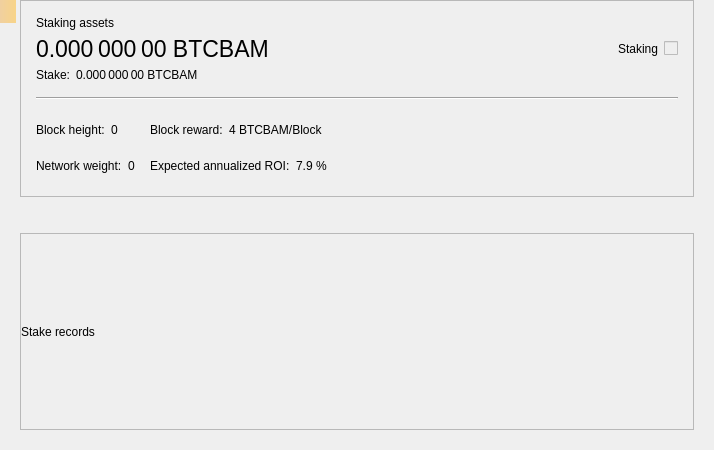
<?xml version="1.0" encoding="UTF-8"?>
<ui version="4.0">
 <class>StakePage</class>
 <widget class="QWidget" name="StakePage">
  <property name="geometry">
   <rect>
    <x>0</x>
    <y>0</y>
    <width>714</width>
    <height>450</height>
   </rect>
  </property>
  <property name="windowTitle">
   <string>Form</string>
  </property>
  <layout class="QVBoxLayout" name="verticalLayout_3">
   <property name="leftMargin">
    <number>20</number>
   </property>
   <property name="topMargin">
    <number>0</number>
   </property>
   <property name="rightMargin">
    <number>20</number>
   </property>
   <property name="bottomMargin">
    <number>20</number>
   </property>
   <item>
    <widget class="QFrame" name="frameStakeInfo">
     <property name="frameShape">
      <enum>QFrame::StyledPanel</enum>
     </property>
     <property name="frameShadow">
      <enum>QFrame::Raised</enum>
     </property>
     <layout class="QVBoxLayout" name="verticalLayout">
      <property name="spacing">
       <number>15</number>
      </property>
      <property name="leftMargin">
       <number>15</number>
      </property>
      <property name="topMargin">
       <number>15</number>
      </property>
      <property name="rightMargin">
       <number>15</number>
      </property>
      <property name="bottomMargin">
       <number>15</number>
      </property>
      <item>
       <layout class="QGridLayout" name="gridLayout_2">
        <property name="spacing">
         <number>6</number>
        </property>
        <item row="1" column="0">
         <widget class="QLabel" name="labelAssets">
          <property name="font">
           <font>
            <pointsize>17</pointsize>
           </font>
          </property>
          <property name="cursor">
           <cursorShape>IBeamCursor</cursorShape>
          </property>
          <property name="toolTip">
           <string>Your current spendable balance</string>
          </property>
          <property name="text">
           <string notr="true">0.000 000 00 BTCBAM</string>
          </property>
          <property name="alignment">
           <set>Qt::AlignLeading|Qt::AlignLeft|Qt::AlignVCenter</set>
          </property>
          <property name="textInteractionFlags">
           <set>Qt::LinksAccessibleByMouse|Qt::TextSelectableByMouse</set>
          </property>
         </widget>
        </item>
        <item row="0" column="0">
         <widget class="QLabel" name="labelAssetsText">
          <property name="text">
           <string>Staking assets</string>
          </property>
          <property name="alignment">
           <set>Qt::AlignLeading|Qt::AlignLeft|Qt::AlignVCenter</set>
          </property>
         </widget>
        </item>
        <item row="1" column="2">
         <spacer name="horizontalSpacer_2">
          <property name="orientation">
           <enum>Qt::Horizontal</enum>
          </property>
          <property name="sizeHint" stdset="0">
           <size>
            <width>40</width>
            <height>20</height>
           </size>
          </property>
         </spacer>
        </item>
        <item row="4" column="0">
         <layout class="QHBoxLayout" name="horizontalLayout_5">
          <property name="spacing">
           <number>6</number>
          </property>
          <item>
           <widget class="QLabel" name="labelStakeText">
            <property name="sizePolicy">
             <sizepolicy hsizetype="Maximum" vsizetype="Preferred">
              <horstretch>0</horstretch>
              <verstretch>0</verstretch>
             </sizepolicy>
            </property>
            <property name="text">
             <string>Stake:</string>
            </property>
            <property name="alignment">
             <set>Qt::AlignLeading|Qt::AlignLeft|Qt::AlignVCenter</set>
            </property>
           </widget>
          </item>
          <item>
           <widget class="QLabel" name="labelStake">
            <property name="text">
             <string>0.000 000 00 BTCBAM</string>
            </property>
            <property name="alignment">
             <set>Qt::AlignLeading|Qt::AlignLeft|Qt::AlignVCenter</set>
            </property>
            <property name="textInteractionFlags">
             <set>Qt::LinksAccessibleByMouse|Qt::TextSelectableByMouse</set>
            </property>
           </widget>
          </item>
          <item>
           <spacer name="horizontalSpacer_3">
            <property name="orientation">
             <enum>Qt::Horizontal</enum>
            </property>
            <property name="sizeType">
             <enum>QSizePolicy::Minimum</enum>
            </property>
            <property name="sizeHint" stdset="0">
             <size>
              <width>0</width>
              <height>0</height>
             </size>
            </property>
           </spacer>
          </item>
         </layout>
        </item>
        <item row="1" column="4">
         <widget class="QLabel" name="labelStaking">
          <property name="text">
           <string>Staking</string>
          </property>
         </widget>
        </item>
        <item row="1" column="5">
         <widget class="QSwitchControl" name="checkStake">
          <property name="enabled">
           <bool>false</bool>
          </property>
         </widget>
        </item>
       </layout>
      </item>
      <item>
       <widget class="Line" name="hLine">
        <property name="orientation">
         <enum>Qt::Horizontal</enum>
        </property>
       </widget>
      </item>
      <item>
       <layout class="QGridLayout" name="gridLayout">
        <property name="verticalSpacing">
         <number>6</number>
        </property>
        <item row="0" column="0">
         <layout class="QHBoxLayout" name="horizontalLayout">
          <property name="spacing">
           <number>6</number>
          </property>
          <item>
           <widget class="QLabel" name="labelHeightText">
            <property name="sizePolicy">
             <sizepolicy hsizetype="Maximum" vsizetype="Preferred">
              <horstretch>0</horstretch>
              <verstretch>0</verstretch>
             </sizepolicy>
            </property>
            <property name="text">
             <string>Block height:</string>
            </property>
            <property name="alignment">
             <set>Qt::AlignLeading|Qt::AlignLeft|Qt::AlignVCenter</set>
            </property>
           </widget>
          </item>
          <item>
           <widget class="QLabel" name="labelHeight">
            <property name="text">
             <string>0</string>
            </property>
            <property name="alignment">
             <set>Qt::AlignLeading|Qt::AlignLeft|Qt::AlignVCenter</set>
            </property>
            <property name="textInteractionFlags">
             <set>Qt::LinksAccessibleByMouse|Qt::TextSelectableByMouse</set>
            </property>
           </widget>
          </item>
          <item>
           <spacer name="horizontalSpacer_4">
            <property name="orientation">
             <enum>Qt::Horizontal</enum>
            </property>
            <property name="sizeType">
             <enum>QSizePolicy::Minimum</enum>
            </property>
            <property name="sizeHint" stdset="0">
             <size>
              <width>0</width>
              <height>0</height>
             </size>
            </property>
           </spacer>
          </item>
         </layout>
        </item>
        <item row="0" column="1">
         <layout class="QHBoxLayout" name="horizontalLayout_3">
          <property name="spacing">
           <number>6</number>
          </property>
          <item>
           <widget class="QLabel" name="labelRewardText">
            <property name="sizePolicy">
             <sizepolicy hsizetype="Maximum" vsizetype="Preferred">
              <horstretch>0</horstretch>
              <verstretch>0</verstretch>
             </sizepolicy>
            </property>
            <property name="text">
             <string>Block reward:</string>
            </property>
            <property name="alignment">
             <set>Qt::AlignLeading|Qt::AlignLeft|Qt::AlignVCenter</set>
            </property>
           </widget>
          </item>
          <item>
           <widget class="QLabel" name="labelReward">
            <property name="text">
             <string>4 BTCBAM/Block</string>
            </property>
            <property name="alignment">
             <set>Qt::AlignLeading|Qt::AlignLeft|Qt::AlignVCenter</set>
            </property>
            <property name="textInteractionFlags">
             <set>Qt::LinksAccessibleByMouse|Qt::TextSelectableByMouse</set>
            </property>
           </widget>
          </item>
          <item>
           <spacer name="horizontalSpacer_6">
            <property name="orientation">
             <enum>Qt::Horizontal</enum>
            </property>
            <property name="sizeType">
             <enum>QSizePolicy::Minimum</enum>
            </property>
            <property name="sizeHint" stdset="0">
             <size>
              <width>0</width>
              <height>0</height>
             </size>
            </property>
           </spacer>
          </item>
         </layout>
        </item>
        <item row="0" column="2" rowspan="2">
         <spacer name="horizontalSpacer">
          <property name="orientation">
           <enum>Qt::Horizontal</enum>
          </property>
          <property name="sizeHint" stdset="0">
           <size>
            <width>40</width>
            <height>20</height>
           </size>
          </property>
         </spacer>
        </item>
        <item row="1" column="0">
         <layout class="QHBoxLayout" name="horizontalLayout_2">
          <property name="spacing">
           <number>6</number>
          </property>
          <item>
           <widget class="QLabel" name="labelWeightText">
            <property name="sizePolicy">
             <sizepolicy hsizetype="Maximum" vsizetype="Preferred">
              <horstretch>0</horstretch>
              <verstretch>0</verstretch>
             </sizepolicy>
            </property>
            <property name="text">
             <string>Network weight:</string>
            </property>
            <property name="alignment">
             <set>Qt::AlignLeading|Qt::AlignLeft|Qt::AlignVCenter</set>
            </property>
           </widget>
          </item>
          <item>
           <widget class="QLabel" name="labelWeight">
            <property name="text">
             <string>0</string>
            </property>
            <property name="alignment">
             <set>Qt::AlignLeading|Qt::AlignLeft|Qt::AlignVCenter</set>
            </property>
            <property name="textInteractionFlags">
             <set>Qt::LinksAccessibleByMouse|Qt::TextSelectableByMouse</set>
            </property>
           </widget>
          </item>
          <item>
           <spacer name="horizontalSpacer_5">
            <property name="orientation">
             <enum>Qt::Horizontal</enum>
            </property>
            <property name="sizeType">
             <enum>QSizePolicy::Minimum</enum>
            </property>
            <property name="sizeHint" stdset="0">
             <size>
              <width>0</width>
              <height>0</height>
             </size>
            </property>
           </spacer>
          </item>
         </layout>
        </item>
        <item row="1" column="1">
         <layout class="QHBoxLayout" name="horizontalLayout_4">
          <property name="spacing">
           <number>6</number>
          </property>
          <item>
           <widget class="QLabel" name="labelROIText">
            <property name="sizePolicy">
             <sizepolicy hsizetype="Maximum" vsizetype="Preferred">
              <horstretch>0</horstretch>
              <verstretch>0</verstretch>
             </sizepolicy>
            </property>
            <property name="text">
             <string>Expected annualized ROI:</string>
            </property>
            <property name="alignment">
             <set>Qt::AlignLeading|Qt::AlignLeft|Qt::AlignVCenter</set>
            </property>
           </widget>
          </item>
          <item>
           <widget class="QLabel" name="labelROI">
            <property name="text">
             <string>7.9 %</string>
            </property>
            <property name="alignment">
             <set>Qt::AlignLeading|Qt::AlignLeft|Qt::AlignVCenter</set>
            </property>
            <property name="textInteractionFlags">
             <set>Qt::LinksAccessibleByMouse|Qt::TextSelectableByMouse</set>
            </property>
           </widget>
          </item>
          <item>
           <spacer name="horizontalSpacer_7">
            <property name="orientation">
             <enum>Qt::Horizontal</enum>
            </property>
            <property name="sizeType">
             <enum>QSizePolicy::Minimum</enum>
            </property>
            <property name="sizeHint" stdset="0">
             <size>
              <width>0</width>
              <height>0</height>
             </size>
            </property>
           </spacer>
          </item>
         </layout>
        </item>
       </layout>
      </item>
     </layout>
    </widget>
   </item>
   <item>
    <spacer name="verticalSpacer">
     <property name="orientation">
      <enum>Qt::Vertical</enum>
     </property>
     <property name="sizeType">
      <enum>QSizePolicy::Fixed</enum>
     </property>
     <property name="sizeHint" stdset="0">
      <size>
       <width>20</width>
       <height>30</height>
      </size>
     </property>
    </spacer>
   </item>
   <item>
    <widget class="QFrame" name="frameStakeRecords">
     <property name="frameShape">
      <enum>QFrame::StyledPanel</enum>
     </property>
     <property name="frameShadow">
      <enum>QFrame::Raised</enum>
     </property>
     <layout class="QVBoxLayout" name="verticalLayout_2">
      <property name="leftMargin">
       <number>0</number>
      </property>
      <property name="topMargin">
       <number>0</number>
      </property>
      <property name="rightMargin">
       <number>0</number>
      </property>
      <property name="bottomMargin">
       <number>0</number>
      </property>
      <item>
       <widget class="QLabel" name="labelRecordsText">
        <property name="text">
         <string>Stake records</string>
        </property>
       </widget>
      </item>
     </layout>
    </widget>
   </item>
  </layout>
  <widget class="QLabel" name="labelAlerts">
   <property name="geometry">
    <rect>
     <x>0</x>
     <y>0</y>
     <width>16</width>
     <height>23</height>
    </rect>
   </property>
   <property name="visible">
    <bool>false</bool>
   </property>
   <property name="styleSheet">
    <string notr="true">QLabel { background-color: qlineargradient(x1: 0, y1: 0, x2: 1, y2: 0, stop:0 #F0D0A0, stop:1 #F8D488); color:#000000; }</string>
   </property>
   <property name="wordWrap">
    <bool>true</bool>
   </property>
   <property name="margin">
    <number>3</number>
   </property>
   <property name="textInteractionFlags">
    <set>Qt::TextSelectableByMouse</set>
   </property>
  </widget>
 </widget>
 <customwidgets>
  <customwidget>
   <class>QSwitchControl</class>
   <extends>QCheckBox</extends>
   <header>qt/qswitchcontrol.h</header>
  </customwidget>
 </customwidgets>
 <resources/>
 <connections/>
</ui>
